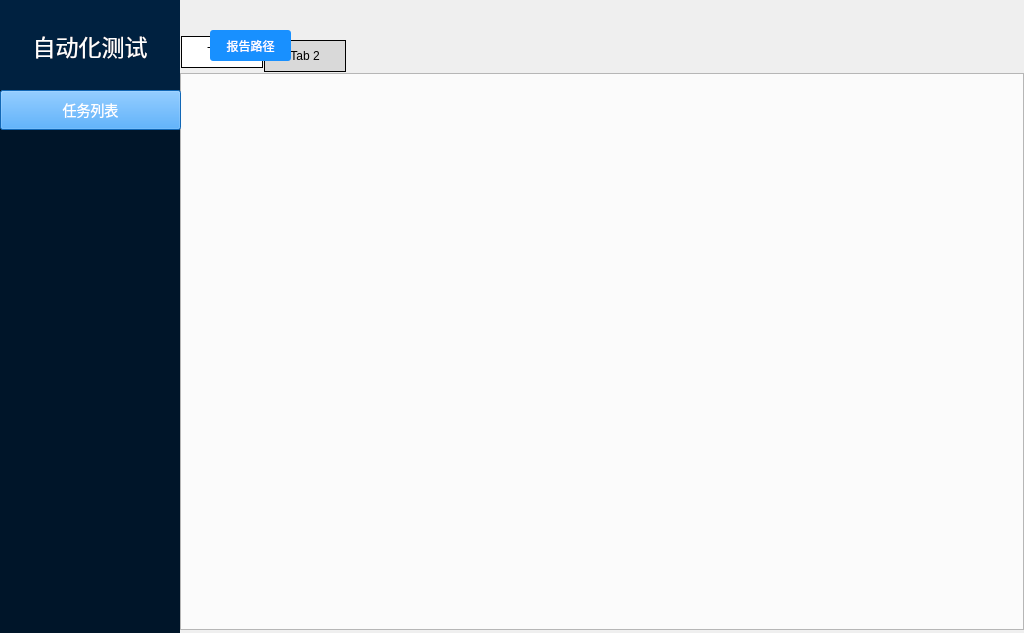
<?xml version="1.0" encoding="UTF-8"?>
<ui version="4.0">
 <class>Form</class>
 <widget class="QWidget" name="Form">
  <property name="geometry">
   <rect>
    <x>0</x>
    <y>0</y>
    <width>1024</width>
    <height>633</height>
   </rect>
  </property>
  <property name="windowTitle">
   <string/>
  </property>
  <property name="styleSheet">
   <string notr="true">QPushButton#pushButton_2 {
background: #1890FF;
box-shadow: inset 0 2px 8px 0 rgba(0,0,0,0.45);
opacity: 0.65;
font-family: PingFangSC-Regular;
font-size: 14px;
color: #FFFFFF;
line-height: 22px;
}

</string>
  </property>
  <widget class="QWidget" name="widget" native="true">
   <property name="geometry">
    <rect>
     <x>0</x>
     <y>0</y>
     <width>1071</width>
     <height>781</height>
    </rect>
   </property>
   <widget class="QTabWidget" name="tabWidget">
    <property name="geometry">
     <rect>
      <x>180</x>
      <y>30</y>
      <width>844</width>
      <height>601</height>
     </rect>
    </property>
    <property name="layoutDirection">
     <enum>Qt::LeftToRight</enum>
    </property>
    <property name="styleSheet">
     <string notr="true">QTabBar::tab{
width: 80px;
height:30px;
font:12px;
color:black;
border: 1px solid black;}
QTabWidget::tab-bar{
        alignment:right;
}
QTabBar::tab:selected{
margin-left: 1;
margin-right: 0;
color: black;
border-color:rgb(217,217,217);
border: 1px solid black;
background-color:rgb(255, 255, 255);
margin-top: 6px;margin-bottom:6px;
} 
QTabBar::tab:!selected{
margin-left: 1	;
margin-right: 0;
color: black;
border: 1px solid black;
background-color:rgb(217,217,217);
margin-top: 10px;margin-bottom:2px;}
QTabWidget::pane{
top:-1px;
background-color:rgb(255,255,255);
}



</string>
    </property>
    <property name="tabPosition">
     <enum>QTabWidget::North</enum>
    </property>
    <property name="currentIndex">
     <number>0</number>
    </property>
    <property name="elideMode">
     <enum>Qt::ElideLeft</enum>
    </property>
    <property name="usesScrollButtons">
     <bool>true</bool>
    </property>
    <widget class="QWidget" name="tab_5">
     <attribute name="title">
      <string>Tab 1</string>
     </attribute>
    </widget>
    <widget class="QWidget" name="tab_6">
     <attribute name="title">
      <string>Tab 2</string>
     </attribute>
    </widget>
   </widget>
   <widget class="QPushButton" name="pushButton">
    <property name="geometry">
     <rect>
      <x>210</x>
      <y>30</y>
      <width>81</width>
      <height>31</height>
     </rect>
    </property>
    <property name="styleSheet">
     <string notr="true">font-family: PingFangSC-Regular;
font-size: 9.33px;
color: #FFFFFF;
line-height: 14.67px;
background: #1890FF;
border-radius: 2.67px;
border-radius: 2.67px;</string>
    </property>
    <property name="text">
     <string>报告路径</string>
    </property>
   </widget>
   <widget class="QLabel" name="label_2">
    <property name="geometry">
     <rect>
      <x>0</x>
      <y>0</y>
      <width>180</width>
      <height>91</height>
     </rect>
    </property>
    <property name="styleSheet">
     <string notr="true">font-family: PingFangSC-Medium;
font-size: 23px;
color: #FFFFFF;
text-align: left;
background: #002140;
box-shadow: 2px 0 6px 0 rgba(0,21,41,0.35);</string>
    </property>
    <property name="text">
     <string>自动化测试</string>
    </property>
    <property name="alignment">
     <set>Qt::AlignCenter</set>
    </property>
   </widget>
   <widget class="QPushButton" name="pushButton_2">
    <property name="geometry">
     <rect>
      <x>0</x>
      <y>90</y>
      <width>181</width>
      <height>40</height>
     </rect>
    </property>
    <property name="styleSheet">
     <string notr="true"/>
    </property>
    <property name="text">
     <string>任务列表</string>
    </property>
   </widget>
   <widget class="QLabel" name="label_11">
    <property name="geometry">
     <rect>
      <x>0</x>
      <y>90</y>
      <width>180</width>
      <height>571</height>
     </rect>
    </property>
    <property name="styleSheet">
     <string notr="true">background: #001529;
font-family: PingFangSC-Regular;
font-size: 14px;
color: #FFFFFF;
line-height: 22px;</string>
    </property>
    <property name="text">
     <string/>
    </property>
    <property name="alignment">
     <set>Qt::AlignLeading|Qt::AlignLeft|Qt::AlignTop</set>
    </property>
   </widget>
   <zorder>tabWidget</zorder>
   <zorder>pushButton</zorder>
   <zorder>label_2</zorder>
   <zorder>label_11</zorder>
   <zorder>pushButton_2</zorder>
  </widget>
 </widget>
 <resources/>
 <connections/>
</ui>
